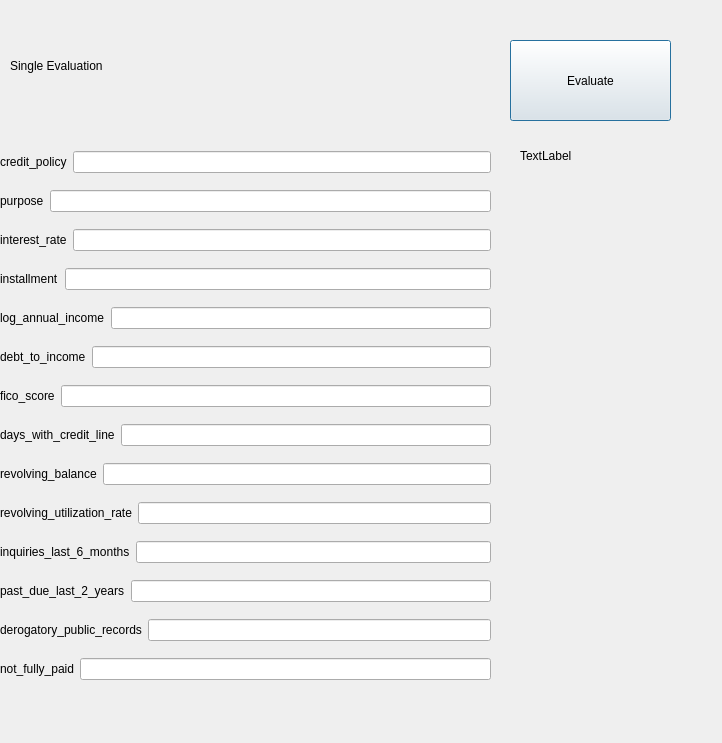
<?xml version="1.0" encoding="UTF-8"?>
<ui version="4.0">
 <class>single</class>
 <widget class="QDialog" name="single">
  <property name="geometry">
   <rect>
    <x>0</x>
    <y>0</y>
    <width>722</width>
    <height>743</height>
   </rect>
  </property>
  <property name="windowTitle">
   <string>Dialog</string>
  </property>
  <widget class="QLabel" name="label_2">
   <property name="geometry">
    <rect>
     <x>520</x>
     <y>130</y>
     <width>151</width>
     <height>51</height>
    </rect>
   </property>
   <property name="text">
    <string>TextLabel</string>
   </property>
  </widget>
  <widget class="QWidget" name="layoutWidget">
   <property name="geometry">
    <rect>
     <x>0</x>
     <y>140</y>
     <width>491</width>
     <height>561</height>
    </rect>
   </property>
   <layout class="QVBoxLayout" name="verticalLayout">
    <item>
     <layout class="QHBoxLayout" name="horizontalLayout">
      <item>
       <widget class="QLabel" name="label_3">
        <property name="text">
         <string>credit_policy</string>
        </property>
       </widget>
      </item>
      <item>
       <widget class="QLineEdit" name="lineEdit"/>
      </item>
     </layout>
    </item>
    <item>
     <layout class="QHBoxLayout" name="horizontalLayout_2">
      <item>
       <widget class="QLabel" name="label_4">
        <property name="text">
         <string>purpose</string>
        </property>
       </widget>
      </item>
      <item>
       <widget class="QLineEdit" name="lineEdit_2"/>
      </item>
     </layout>
    </item>
    <item>
     <layout class="QHBoxLayout" name="horizontalLayout_3">
      <item>
       <widget class="QLabel" name="label_5">
        <property name="text">
         <string>interest_rate</string>
        </property>
       </widget>
      </item>
      <item>
       <widget class="QLineEdit" name="lineEdit_3"/>
      </item>
     </layout>
    </item>
    <item>
     <layout class="QHBoxLayout" name="horizontalLayout_4">
      <item>
       <widget class="QLabel" name="label_6">
        <property name="text">
         <string>installment</string>
        </property>
       </widget>
      </item>
      <item>
       <widget class="QLineEdit" name="lineEdit_4"/>
      </item>
     </layout>
    </item>
    <item>
     <layout class="QHBoxLayout" name="horizontalLayout_5">
      <item>
       <widget class="QLabel" name="label_7">
        <property name="text">
         <string>log_annual_income</string>
        </property>
       </widget>
      </item>
      <item>
       <widget class="QLineEdit" name="lineEdit_5"/>
      </item>
     </layout>
    </item>
    <item>
     <layout class="QHBoxLayout" name="horizontalLayout_6">
      <item>
       <widget class="QLabel" name="label_8">
        <property name="text">
         <string>debt_to_income</string>
        </property>
       </widget>
      </item>
      <item>
       <widget class="QLineEdit" name="lineEdit_6"/>
      </item>
     </layout>
    </item>
    <item>
     <layout class="QHBoxLayout" name="horizontalLayout_7">
      <item>
       <widget class="QLabel" name="label_9">
        <property name="text">
         <string>fico_score</string>
        </property>
       </widget>
      </item>
      <item>
       <widget class="QLineEdit" name="lineEdit_7"/>
      </item>
     </layout>
    </item>
    <item>
     <layout class="QHBoxLayout" name="horizontalLayout_8">
      <item>
       <widget class="QLabel" name="label_10">
        <property name="text">
         <string>days_with_credit_line</string>
        </property>
       </widget>
      </item>
      <item>
       <widget class="QLineEdit" name="lineEdit_8"/>
      </item>
     </layout>
    </item>
    <item>
     <layout class="QHBoxLayout" name="horizontalLayout_9">
      <item>
       <widget class="QLabel" name="label_11">
        <property name="text">
         <string>revolving_balance</string>
        </property>
       </widget>
      </item>
      <item>
       <widget class="QLineEdit" name="lineEdit_9"/>
      </item>
     </layout>
    </item>
    <item>
     <layout class="QHBoxLayout" name="horizontalLayout_10">
      <item>
       <widget class="QLabel" name="label_12">
        <property name="text">
         <string>revolving_utilization_rate</string>
        </property>
       </widget>
      </item>
      <item>
       <widget class="QLineEdit" name="lineEdit_10"/>
      </item>
     </layout>
    </item>
    <item>
     <layout class="QHBoxLayout" name="horizontalLayout_11">
      <item>
       <widget class="QLabel" name="label_13">
        <property name="text">
         <string>inquiries_last_6_months</string>
        </property>
       </widget>
      </item>
      <item>
       <widget class="QLineEdit" name="lineEdit_11"/>
      </item>
     </layout>
    </item>
    <item>
     <layout class="QHBoxLayout" name="horizontalLayout_12">
      <item>
       <widget class="QLabel" name="label_14">
        <property name="text">
         <string>past_due_last_2_years</string>
        </property>
       </widget>
      </item>
      <item>
       <widget class="QLineEdit" name="lineEdit_12"/>
      </item>
     </layout>
    </item>
    <item>
     <layout class="QHBoxLayout" name="horizontalLayout_13">
      <item>
       <widget class="QLabel" name="label_15">
        <property name="text">
         <string>derogatory_public_records</string>
        </property>
       </widget>
      </item>
      <item>
       <widget class="QLineEdit" name="lineEdit_13"/>
      </item>
     </layout>
    </item>
    <item>
     <layout class="QHBoxLayout" name="horizontalLayout_14">
      <item>
       <widget class="QLabel" name="label_16">
        <property name="text">
         <string>not_fully_paid</string>
        </property>
       </widget>
      </item>
      <item>
       <widget class="QLineEdit" name="lineEdit_14"/>
      </item>
     </layout>
    </item>
   </layout>
  </widget>
  <widget class="QPushButton" name="pushButton">
   <property name="geometry">
    <rect>
     <x>510</x>
     <y>40</y>
     <width>161</width>
     <height>81</height>
    </rect>
   </property>
   <property name="text">
    <string>Evaluate</string>
   </property>
  </widget>
  <widget class="QLabel" name="label">
   <property name="geometry">
    <rect>
     <x>10</x>
     <y>30</y>
     <width>151</width>
     <height>71</height>
    </rect>
   </property>
   <property name="text">
    <string>Single Evaluation</string>
   </property>
  </widget>
 </widget>
 <resources/>
 <connections/>
</ui>
